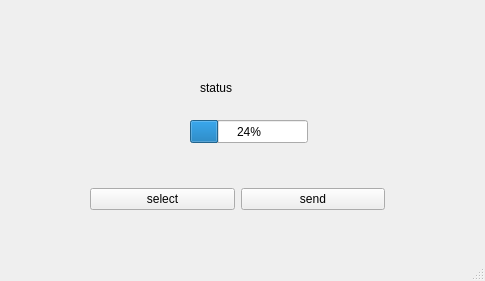
<?xml version="1.0" encoding="UTF-8"?>
<ui version="4.0">
 <class>SendFile</class>
 <widget class="QMainWindow" name="SendFile">
  <property name="geometry">
   <rect>
    <x>0</x>
    <y>0</y>
    <width>485</width>
    <height>281</height>
   </rect>
  </property>
  <property name="minimumSize">
   <size>
    <width>485</width>
    <height>281</height>
   </size>
  </property>
  <property name="maximumSize">
   <size>
    <width>485</width>
    <height>281</height>
   </size>
  </property>
  <property name="windowTitle">
   <string>MainWindow</string>
  </property>
  <widget class="QWidget" name="centralwidget">
   <widget class="QLabel" name="stLabel">
    <property name="geometry">
     <rect>
      <x>200</x>
      <y>80</y>
      <width>72</width>
      <height>15</height>
     </rect>
    </property>
    <property name="text">
     <string>status</string>
    </property>
   </widget>
   <widget class="QProgressBar" name="sendProg">
    <property name="geometry">
     <rect>
      <x>190</x>
      <y>120</y>
      <width>118</width>
      <height>23</height>
     </rect>
    </property>
    <property name="value">
     <number>24</number>
    </property>
   </widget>
   <widget class="QWidget" name="horizontalLayoutWidget">
    <property name="geometry">
     <rect>
      <x>90</x>
      <y>179</y>
      <width>295</width>
      <height>41</height>
     </rect>
    </property>
    <layout class="QHBoxLayout" name="horizontalLayout">
     <item>
      <widget class="QPushButton" name="selectBtn">
       <property name="text">
        <string>select</string>
       </property>
      </widget>
     </item>
     <item>
      <widget class="QPushButton" name="sendBtn">
       <property name="text">
        <string>send</string>
       </property>
      </widget>
     </item>
    </layout>
   </widget>
  </widget>
  <widget class="QMenuBar" name="menubar">
   <property name="geometry">
    <rect>
     <x>0</x>
     <y>0</y>
     <width>485</width>
     <height>26</height>
    </rect>
   </property>
  </widget>
  <widget class="QStatusBar" name="statusbar"/>
 </widget>
 <resources/>
 <connections/>
</ui>
